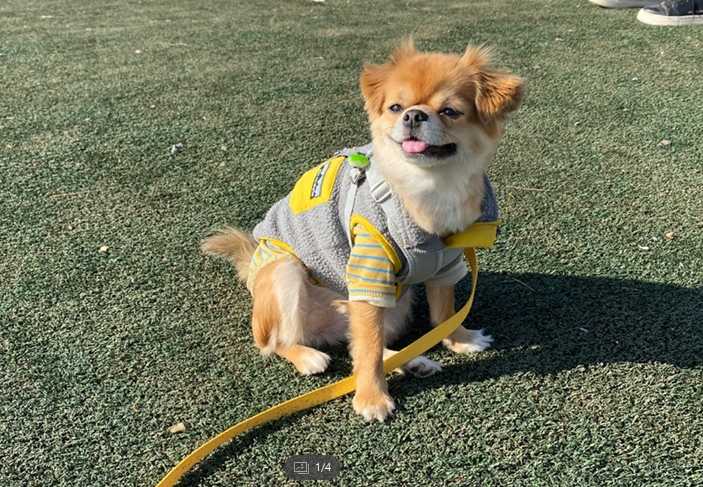
#> input picture opencv/nacho.png, 703 x 487 px, given in place of nacho_in_beach.mp4, which was not available
$ python 43_nacho_filter_test.py
#> lines starting #> are read from the running program, lines starting #| are printed output that depends on the picture; pictures that were not available may be replaced by others from this repository, and a replacement may not be noted
#> further down, frame is the input picture: shape (487, 703, 3); mean B, G, R 91, 117, 114.4


################### 블러 + 엣지 효과 함수 만들어서 컬러영상에 사용하기 ##########################

import sys, cv2, numpy as np

# 이 함수를 사용하면 속도가 너무 느림
# 사이즈를 줄이고 효과를 줌으로써 속도를 조금 올린다

def filter_1(img):
    # 사이즈 줄이기
    h, w = img.shape[:2]
#> h = 487; w = 703
    small_img = cv2.resize(img, (h//2, w//2))
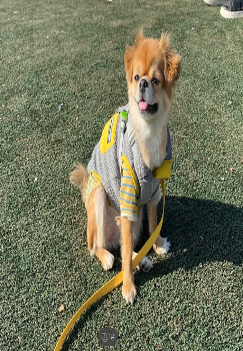
#> small_img: shape (351, 243, 3); mean B, G, R 90.8, 116.8, 114.2

    blur = cv2.bilateralFilter(small_img, -1, 15, 8)
    # edge = cv2.Canny(img, 80, 100) # canny를 적용하면 그레이스케일로 바뀜
    edge = 255 - cv2.Canny(small_img, 80, 150)
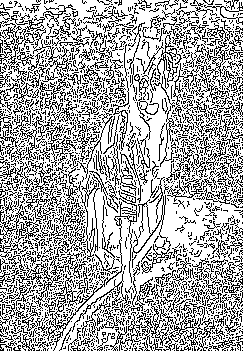
#> edge: shape (351, 243); 67.5% white; black in thin lines or dots
    edge = cv2.cvtColor(edge, cv2.COLOR_GRAY2BGR) # bgr로 변환
#> edge: shape (351, 243, 3); 67.5% white; black in thin lines or dots

    dst = cv2.bitwise_and(blur, edge) # 블러값에 엣지를 더하는 연산
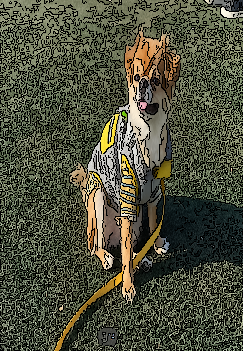
#> dst: shape (351, 243, 3); mean B, G, R 61.1, 78.7, 77.4

    # 사이즈 다시 키우고 보간법 옵션 주기
    dst = cv2.resize(dst, (w,h), interpolation=cv2.INTER_NEAREST) # 넣기 전보다 엣지 부분이 좀 더 선명해짐
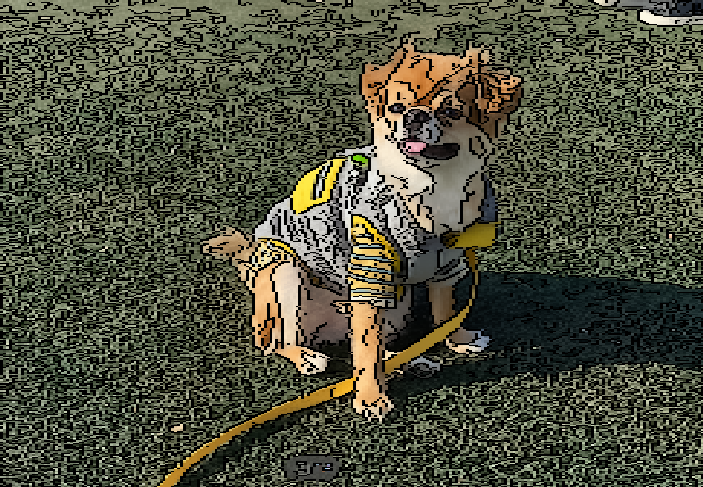
#> dst: shape (487, 703, 3); mean B, G, R 61.3, 78.9, 77.6

    return dst

########### 그레이영상에 사용하기 ##################

def filter_2(img):
    gray = cv2.cvtColor(img, cv2.COLOR_BGR2GRAY)
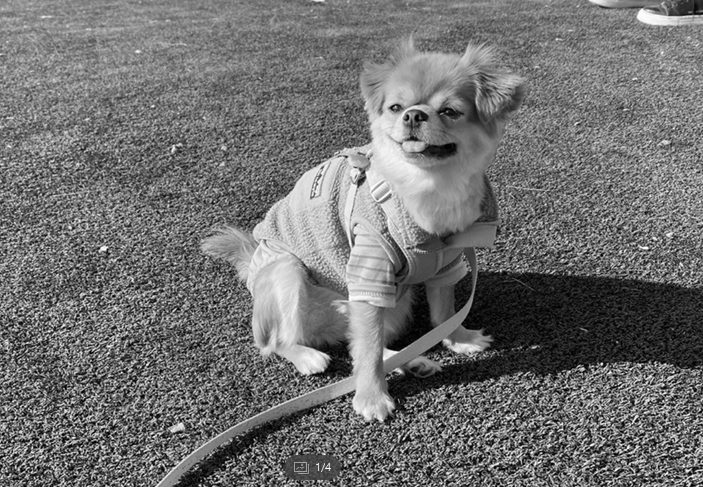
#> gray: shape (487, 703); min 0, max 255, mean 113.3
    # 가우시안 필터 사용 , 표준편차 3
    blur = cv2.GaussianBlur(gray, (0,0), 3)
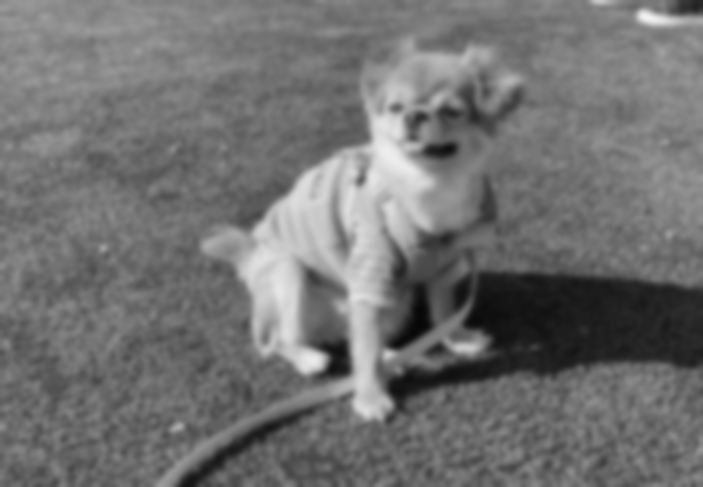
#> blur: shape (487, 703); min 6, max 242, mean 113.3

    # gray를 blur로 나눠주고 255 곱해줌, 스케치 필터 효과
    # 스케치 필터 카메라는 픽셀 값의 변화가 적은 평탄한 영역은 흰색으로 출력하고,
    # 에지 근방에서 어두운 영역을 검정색, 밝은 영역은 흰색으로 설정하면 구현할 수 있습니다.
    dst = cv2.divide(gray, blur, scale=255)
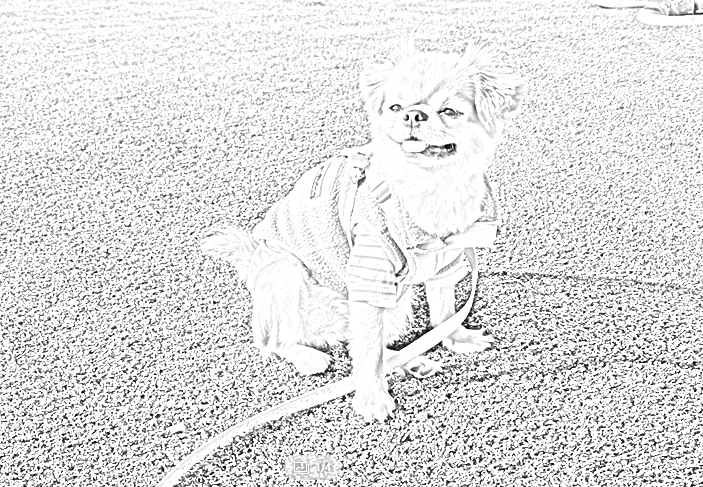
#> dst: shape (487, 703); min 0, max 255, mean 223.9

    return dst


cap = cv2.VideoCapture("./video/nacho_in_beach.mp4")

if not cap.isOpened():
    print("video load failed")
    sys.exit()

### 프레임 정보 확인
w = round(cap.get(cv2.CAP_PROP_FRAME_WIDTH))
h =  round(cap.get(cv2.CAP_PROP_FRAME_HEIGHT))
fps = cap.get(cv2.CAP_PROP_FPS)
print(fps)

fourcc = cv2.VideoWriter_fourcc(*'DIVX')
delay = round(1000 / fps)
print(fourcc)

out1 = cv2.VideoWriter('./video/nacho_filter_test1.avi', fourcc, fps, (w,h))
out2 = cv2.VideoWriter('./video/nacho_filter_test2.avi', fourcc, fps, (w,h))

if not out1.isOpened() or not out2.isOpened():
    print("video out failed")
    sys.exit()

while 1:
    ret, frame = cap.read()

    if not ret:
        break

    frame1 = filter_1(frame)
    frame2 = filter_2(frame) # 그레이 스케일이기 때문에 저장이 안됨, 따라서 컨버트 해줘야함
    frame2 = cv2.cvtColor(frame2, cv2.COLOR_GRAY2BGR)

    out1.write(frame1)
    out2.write(frame2)

    cv2.imshow("frame1", frame1)
    cv2.imshow("frame2", frame2)

    # 지금 while문에서 frame이 돌아가고 있으므로 영상이 재생되는 동안에 끄면, 그 만큼만 저장됨

    if cv2.waitKey(5) == 27:
#> (key Esc is pressed here)
        break

cap.release()
cv2.destroyAllWindows()
